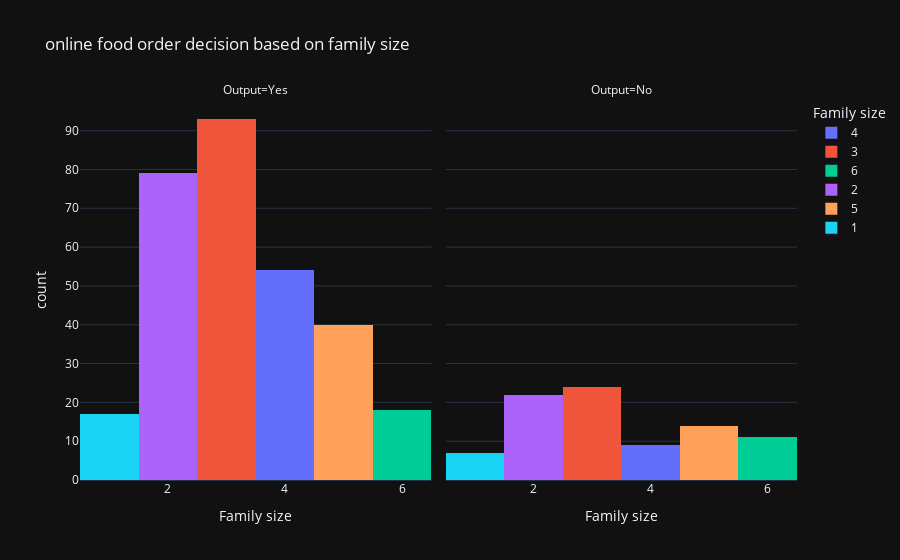

Notebook cell for this chart:
### Code cell
#5-online food order decision based on family size:

px.histogram(df,x="Family size",color="Family size",title="online food order decision based on family size",
             facet_col="Output",template="plotly_dark",labels={"Family Size":"Family size of the customers"})

### Figure 1 — Plotly figure (JSON) as saved in the notebook; plotly's stock layout.template omitted (floating-point values rounded to 4 significant figures)
{"data": [{"alignmentgroup": "True", "bingroup": "x", "hovertemplate": "Family size=%{x}<br>Output=Yes<br>count=%{y}<extra></extra>", "legendgroup": "4", "marker": {"color": "#636efa", "pattern": {"shape": ""}}, "name": "4", "offsetgroup": "4", "orientation": "v", "showlegend": true, "type": "histogram", "x": [4, 4, 4, 4, 4, 4, 4, 4, 4, 4, 4, 4, 4, 4, 4, 4, 4, 4, 4, 4, 4, 4, 4, 4, 4, 4, 4, 4, 4, 4, 4, 4, 4, 4, 4, 4, 4, 4, 4, 4, 4, 4, 4, 4, 4, 4, 4, 4, 4, 4, 4, 4, 4, 4], "xaxis": "x", "yaxis": "y"}, {"alignmentgroup": "True", "bingroup": "x", "hovertemplate": "Family size=%{x}<br>Output=No<br>count=%{y}<extra></extra>", "legendgroup": "4", "marker": {"color": "#636efa", "pattern": {"shape": ""}}, "name": "4", "offsetgroup": "4", "orientation": "v", "showlegend": false, "type": "histogram", "x": [4, 4, 4, 4, 4, 4, 4, 4, 4], "xaxis": "x2", "yaxis": "y2"}, {"alignmentgroup": "True", "bingroup": "x", "hovertemplate": "Family size=%{x}<br>Output=Yes<br>count=%{y}<extra></extra>", "legendgroup": "3", "marker": {"color": "#EF553B", "pattern": {"shape": ""}}, "name": "3", "offsetgroup": "3", "orientation": "v", "showlegend": true, "type": "histogram", "x": [3, 3, 3, 3, 3, 3, 3, 3, 3, 3, 3, 3, 3, 3, 3, 3, 3, 3, 3, 3, 3, 3, 3, 3, 3, 3, 3, 3, 3, 3, 3, 3, 3, 3, 3, 3, 3, 3, 3, 3, 3, 3, 3, 3, 3, 3, 3, 3, 3, 3, 3, 3, 3, 3, 3, 3, 3, 3, 3, 3, 3, 3, 3, 3, 3, 3, 3, 3, 3, 3, 3, 3, 3, 3, 3, 3, 3, 3, 3, 3, 3, 3, 3, 3, 3, 3, 3, 3, 3, 3, 3, 3, 3], "xaxis": "x", "yaxis": "y"}, {"alignmentgroup": "True", "bingroup": "x", "hovertemplate": "Family size=%{x}<br>Output=No<br>count=%{y}<extra></extra>", "legendgroup": "3", "marker": {"color": "#EF553B", "pattern": {"shape": ""}}, "name": "3", "offsetgroup": "3", "orientation": "v", "showlegend": false, "type": "histogram", "x": [3, 3, 3, 3, 3, 3, 3, 3, 3, 3, 3, 3, 3, 3, 3, 3, 3, 3, 3, 3, 3, 3, 3, 3], "xaxis": "x2", "yaxis": "y2"}, {"alignmentgroup": "True", "bingroup": "x", "hovertemplate": "Family size=%{x}<br>Output=Yes<br>count=%{y}<extra></extra>", "legendgroup": "6", "marker": {"color": "#00cc96", "pattern": {"shape": ""}}, "name": "6", "offsetgroup": "6", "orientation": "v", "showlegend": true, "type": "histogram", "x": [6, 6, 6, 6, 6, 6, 6, 6, 6, 6, 6, 6, 6, 6, 6, 6, 6, 6], "xaxis": "x", "yaxis": "y"}, {"alignmentgroup": "True", "bingroup": "x", "hovertemplate": "Family size=%{x}<br>Output=No<br>count=%{y}<extra></extra>", "legendgroup": "6", "marker": {"color": "#00cc96", "pattern": {"shape": ""}}, "name": "6", "offsetgroup": "6", "orientation": "v", "showlegend": false, "type": "histogram", "x": [6, 6, 6, 6, 6, 6, 6, 6, 6, 6, 6], "xaxis": "x2", "yaxis": "y2"}, {"alignmentgroup": "True", "bingroup": "x", "hovertemplate": "Family size=%{x}<br>Output=Yes<br>count=%{y}<extra></extra>", "legendgroup": "2", "marker": {"color": "#ab63fa", "pattern": {"shape": ""}}, "name": "2", "offsetgroup": "2", "orientation": "v", "showlegend": true, "type": "histogram", "x": [2, 2, 2, 2, 2, 2, 2, 2, 2, 2, 2, 2, 2, 2, 2, 2, 2, 2, 2, 2, 2, 2, 2, 2, 2, 2, 2, 2, 2, 2, 2, 2, 2, 2, 2, 2, 2, 2, 2, 2, 2, 2, 2, 2, 2, 2, 2, 2, 2, 2, 2, 2, 2, 2, 2, 2, 2, 2, 2, 2, 2, 2, 2, 2, 2, 2, 2, 2, 2, 2, 2, 2, 2, 2, 2, 2, 2, 2, 2], "xaxis": "x", "yaxis": "y"}, {"alignmentgroup": "True", "bingroup": "x", "hovertemplate": "Family size=%{x}<br>Output=No<br>count=%{y}<extra></extra>", "legendgroup": "2", "marker": {"color": "#ab63fa", "pattern": {"shape": ""}}, "name": "2", "offsetgroup": "2", "orientation": "v", "showlegend": false, "type": "histogram", "x": [2, 2, 2, 2, 2, 2, 2, 2, 2, 2, 2, 2, 2, 2, 2, 2, 2, 2, 2, 2, 2, 2], "xaxis": "x2", "yaxis": "y2"}, {"alignmentgroup": "True", "bingroup": "x", "hovertemplate": "Family size=%{x}<br>Output=Yes<br>count=%{y}<extra></extra>", "legendgroup": "5", "marker": {"color": "#FFA15A", "pattern": {"shape": ""}}, "name": "5", "offsetgroup": "5", "orientation": "v", "showlegend": true, "type": "histogram", "x": [5, 5, 5, 5, 5, 5, 5, 5, 5, 5, 5, 5, 5, 5, 5, 5, 5, 5, 5, 5, 5, 5, 5, 5, 5, 5, 5, 5, 5, 5, 5, 5, 5, 5, 5, 5, 5, 5, 5, 5], "xaxis": "x", "yaxis": "y"}, {"alignmentgroup": "True", "bingroup": "x", "hovertemplate": "Family size=%{x}<br>Output=No<br>count=%{y}<extra></extra>", "legendgroup": "5", "marker": {"color": "#FFA15A", "pattern": {"shape": ""}}, "name": "5", "offsetgroup": "5", "orientation": "v", "showlegend": false, "type": "histogram", "x": [5, 5, 5, 5, 5, 5, 5, 5, 5, 5, 5, 5, 5, 5], "xaxis": "x2", "yaxis": "y2"}, {"alignmentgroup": "True", "bingroup": "x", "hovertemplate": "Family size=%{x}<br>Output=Yes<br>count=%{y}<extra></extra>", "legendgroup": "1", "marker": {"color": "#19d3f3", "pattern": {"shape": ""}}, "name": "1", "offsetgroup": "1", "orientation": "v", "showlegend": true, "type": "histogram", "x": [1, 1, 1, 1, 1, 1, 1, 1, 1, 1, 1, 1, 1, 1, 1, 1, 1], "xaxis": "x", "yaxis": "y"}, {"alignmentgroup": "True", "bingroup": "x", "hovertemplate": "Family size=%{x}<br>Output=No<br>count=%{y}<extra></extra>", "legendgroup": "1", "marker": {"color": "#19d3f3", "pattern": {"shape": ""}}, "name": "1", "offsetgroup": "1", "orientation": "v", "showlegend": false, "type": "histogram", "x": [1, 1, 1, 1, 1, 1, 1], "xaxis": "x2", "yaxis": "y2"}], "layout": {"annotations": [{"font": {}, "showarrow": false, "text": "Output=Yes", "x": 0.245, "xanchor": "center", "xref": "paper", "y": 1, "yanchor": "bottom", "yref": "paper"}, {"font": {}, "showarrow": false, "text": "Output=No", "x": 0.755, "xanchor": "center", "xref": "paper", "y": 1, "yanchor": "bottom", "yref": "paper"}], "barmode": "relative", "legend": {"title": {"text": "Family size"}, "tracegroupgap": 0}, "title": {"text": "online food order decision based on family size"}, "xaxis": {"anchor": "y", "categoryarray": [4, 3, 6, 2, 5, 1], "categoryorder": "array", "domain": [0, 0.49], "title": {"text": "Family size"}}, "xaxis2": {"anchor": "y2", "categoryarray": [4, 3, 6, 2, 5, 1], "categoryorder": "array", "domain": [0.51, 1], "matches": "x", "title": {"text": "Family size"}}, "yaxis": {"anchor": "x", "domain": [0, 1], "title": {"text": "count"}}, "yaxis2": {"anchor": "x2", "domain": [0, 1], "matches": "y", "showticklabels": false}}}
